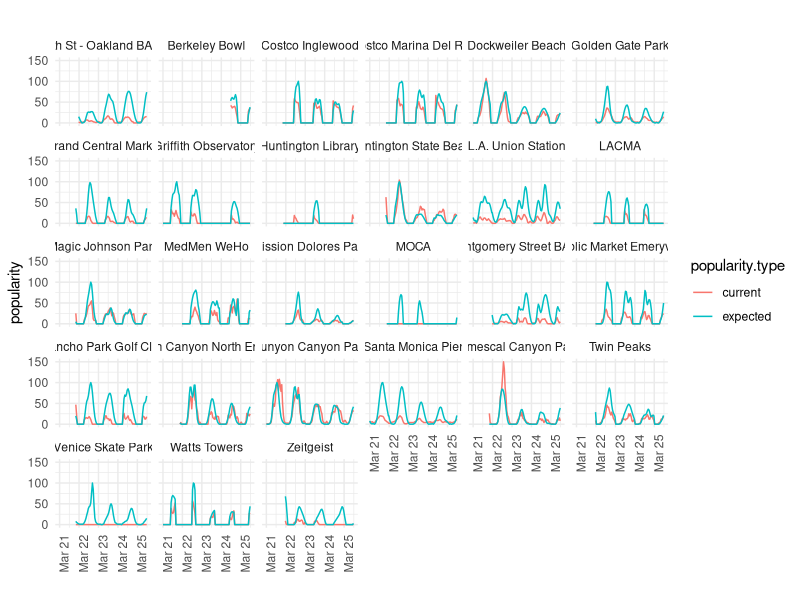
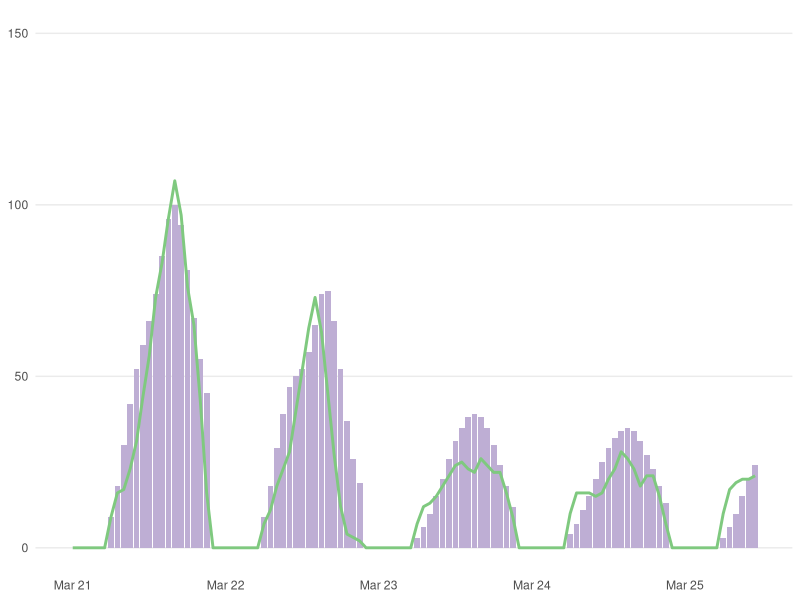
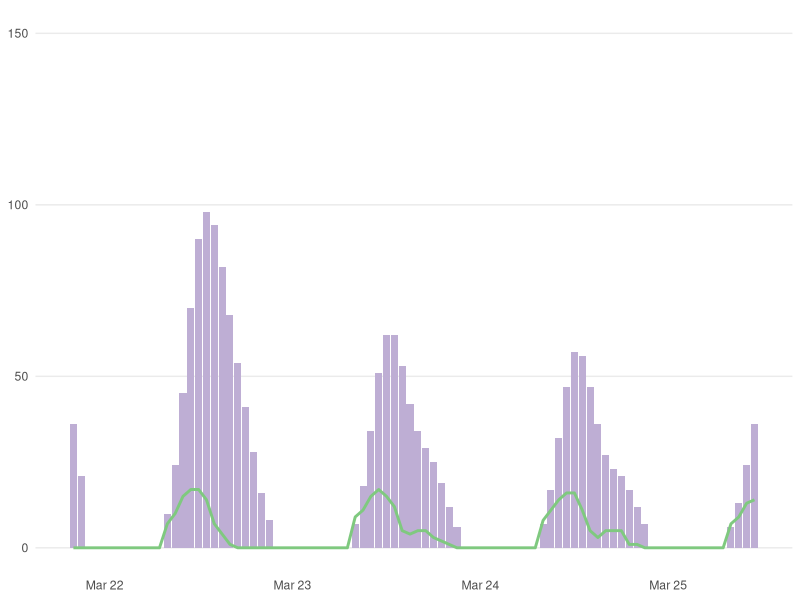
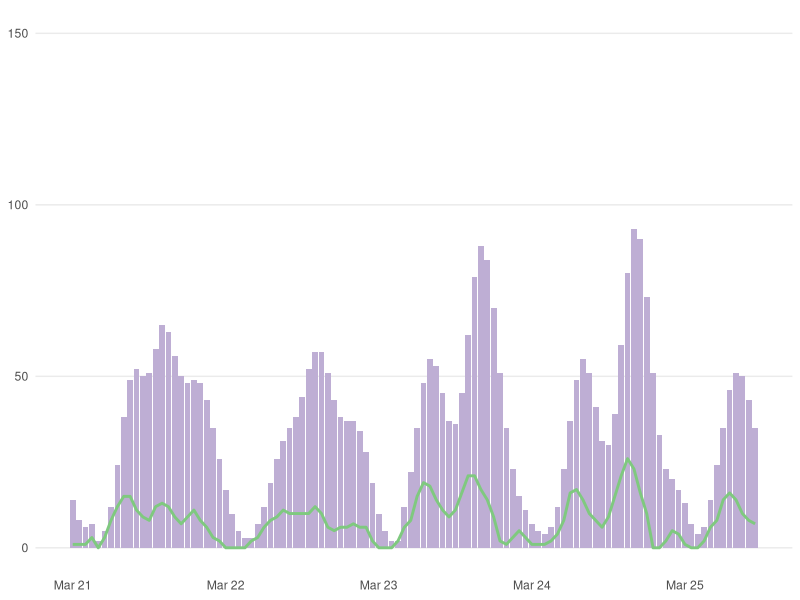
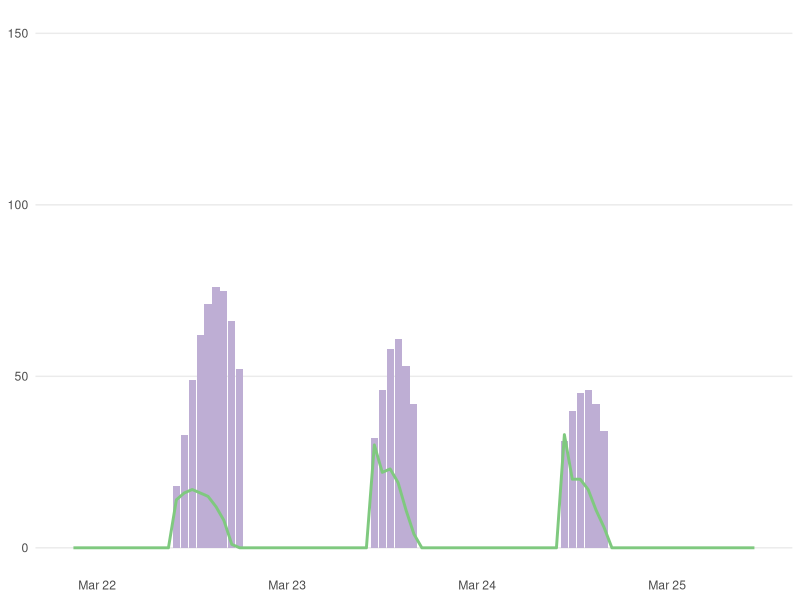
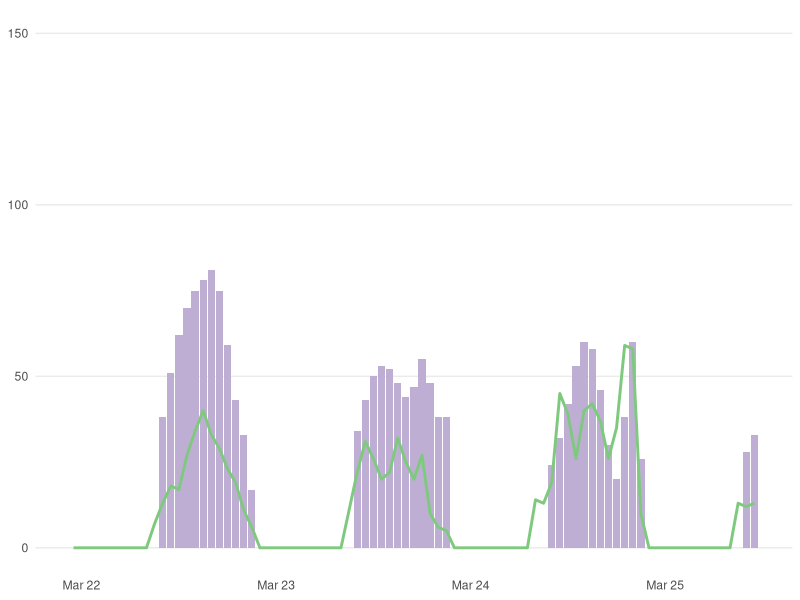
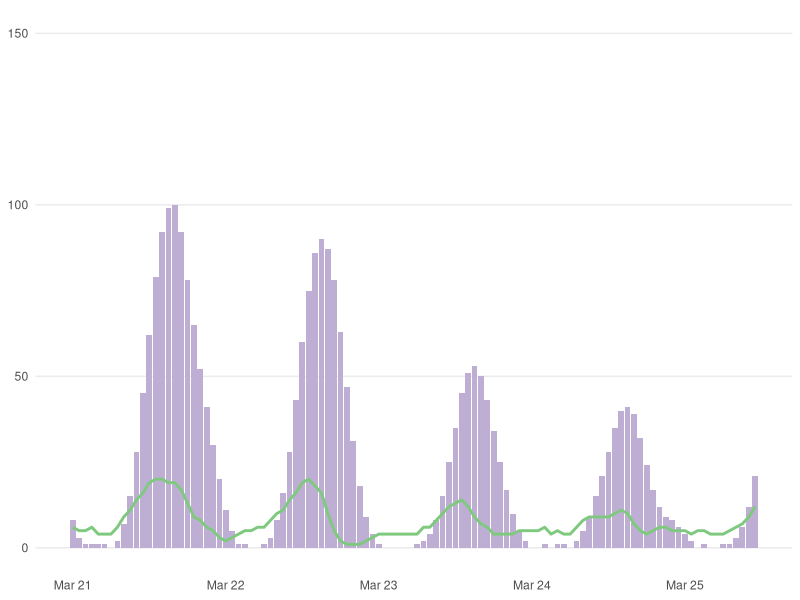
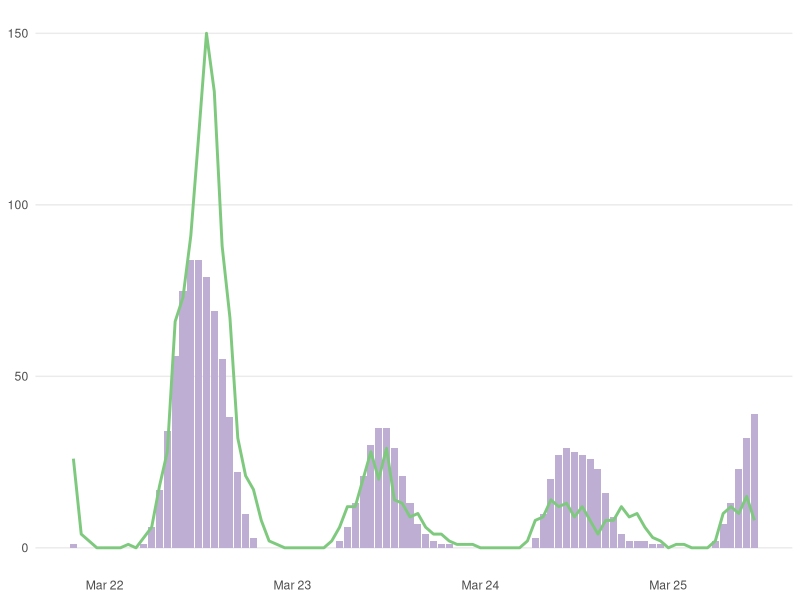

The R source for these figures, in order:
library(tidyverse)
library(lubridate)

places = read_csv('places.csv')

places

popularity = read_csv('analysis/popularity-expected.csv') %>%
  mutate(datadatetime = lubridate::as_datetime(datadatetime, tz = 'America/Los_Angeles')) %>% 
  left_join(
    places %>% select(venuename, typeofspace, id = gmapsid)
  ) %>% 
  select(datadatetime, venuename, typeofspace, current = current_popularity, expected = exppopularity) %>% 
  pivot_longer(cols = c(current, expected), names_to = 'popularity.type', values_to = 'popularity') %>% 
  arrange(venuename, datadatetime)

popularity

makeplot = function(data, title = '') {
  ggplot(data, aes(x = datadatetime, y = popularity, color = popularity.type)) +
    geom_line() +
    facet_wrap(. ~ venuename) +
    xlab('') +
    ggtitle(title) +
    theme_minimal() +
    theme(axis.text.x = element_text(angle = 90))
}

comparison.chart = popularity %>% makeplot()

comparison.chart

ggsave('analysis/plot.png', comparison.chart, units = 'in', width = 11, height = 7)

popularity %>% 
  group_by(typeofspace) %>% 
  nest() %>% 
  mutate(
    plot = map2(data, typeofspace, makeplot),
    save = walk2(plot, typeofspace, ~ggsave(str_c('analysis/', .y, '.png'), .x, units = 'in', width = 11, height = 7))
  )

writetime = stamp('2020-03-20 23:30:47')

popularity %>%
  mutate(
    datadatetime = writetime(datadatetime)
  ) %>% 
  write_csv('analysis/foottraffic-clean.csv')

popularity %>%
  mutate(
    datadatetime = writetime(datadatetime),
    popularity.type = str_c(popularity.type, '.popularity')
  ) %>% 
  pivot_wider(names_from = popularity.type, values_from = popularity) %>% 
  write_csv('analysis/foottraffic-clean-wide.csv')


popularity %>% 
  filter(venuename %in% c('L.A. Union Station','Temescal Canyon Park','MedMen WeHo','Santa Monica Pier', 'LACMA')) %>% 
  group_by(venuename) %>% 
  nest() %>% 
  mutate(
    plot = map2(
      data,
      venuename,
      ~.x %>% 
        ggplot(aes(datadatetime, popularity, fill = popularity.type)) +
        geom_bar(stat = "identity", position = 'dodge') +
        ggtitle(.y) +
        scale_fill_brewer(palette = 'Accent') +
        theme_minimal()
    ),
    save = walk2(plot, venuename, ~ggsave(str_c('analysis/', .y, '.png'), .x, units = 'in', width = 11, height = 7))
  )

popularity %>% 
  mutate(datadatetime = floor_date(datadatetime, unit = 'hour')) %>% 
  filter(venuename %in% c('L.A. Union Station','Temescal Canyon Park','MedMen WeHo','Santa Monica Pier', 'LACMA', 'Dockweiler Beach', 'Grand Central Market')) %>%
  distinct(datadatetime, venuename, typeofspace, popularity.type, .keep_all = TRUE) %>% 
  pivot_wider(names_from = popularity.type, values_from = popularity) %>% 
  group_by(venuename) %>% 
  nest() %>% 
  mutate(
    plot = map2(
      data,
      venuename,
      ~.x %>% 
        ggplot(aes(x = datadatetime)) +
        geom_bar(aes(y = expected), stat = "identity", fill = '#beaed4') +
        geom_line(aes(y = current), color = '#7fc97f', size = 1) +
        # ggtitle(.y) +
        scale_y_continuous(limits = c(0,150)) +
        theme_minimal() +
        theme(axis.title.x = element_blank(),
              axis.title.y = element_blank(),
              panel.grid.major.x = element_blank(),
              panel.grid.minor.x = element_blank(),
              panel.grid.minor.y = element_blank())
    ),
    # save = walk2(plot, venuename, ~ggsave(str_c('analysis/', .y, '-combo.png'), .x, units = 'in', width = 11, height = 7)),
    save2 = walk2(plot, venuename, ~ggsave(str_c('analysis/svg/', .y, '-combo.svg'), .x, units = 'in', width = 11, height = 7))
  ) %>% 
  pull(plot)
